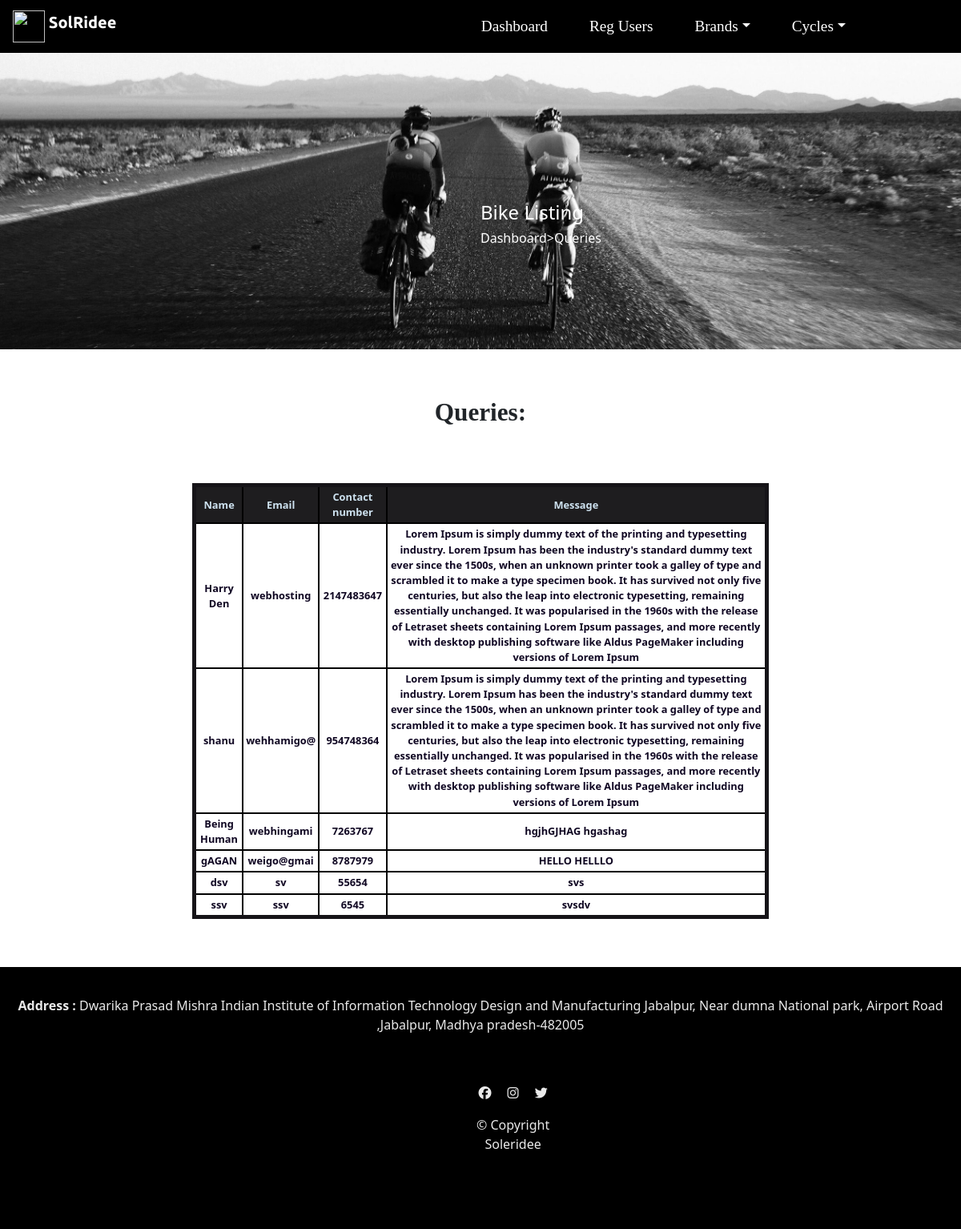
Page /admin/insidepage/queries.php on the committed database.
### tables this page shows
CREATE TABLE `queries` (
  `name` varchar(20) NOT NULL,
  `email` varchar(10) NOT NULL,
  `contactno` int(11) NOT NULL,
  `message` varchar(1000) NOT NULL
);

### admin/insidepage/queries.php (the view, shortened to what this page needs)
  ?><!DOCTYPE html>
<html lang="en" dir="ltr">
<head>
  <link rel="stylesheet" href="css/stylesol.css">
  <link rel="stylesheet" href="https://cdn.jsdelivr.net/npm/bootstrap@4.0.0/dist/css/bootstrap.min.css">
  <link href="https://cdn.jsdelivr.net/npm/bootstrap@5.1.3/dist/css/bootstrap.min.css" rel="stylesheet">
  <link rel="stylesheet" href="../../css/listingStyle.css">
</head>
<body>
    <section id="title">
        <nav class="navbar navbar-expand-lg navbar-dark bg-black">
  <a class="navbar-brand" href="#">
  <img src="../../images/logo.jpg" width="40" height="40" class="d-inline-block align-top" alt="">
  SolRidee</a>
  <div class="collapse navbar-collapse" id="navbarTogglerDemo03">
    <ul class="navbar-nav ml-auto mt-2 mt-lg-0"  style="margin-right:10%;">
    <li class="nav-item active">
      <a class="nav-link" href="../dash.php"> Dashboard <span class="sr-only">(current)</span></a>
    </li>
    <li class="nav-item active">
          <a class="nav-link" href="regusers.php">Reg Users  <span class="sr-only">(current)</span></a>
    </li>
         <li class="nav-item dropdown">
            <a class="nav-link dropdown-toggle active" data-toggle="dropdown" href="#" role="button" aria-haspopup="true" aria-expanded="false" style="color:white;">Brands</a>
          </li>
          <li class="nav-item dropdown">
            <a class="nav-link dropdown-toggle active" data-toggle="dropdown" href="#" role="button" aria-haspopup="true" aria-expanded="false" style="color:white;">Cycles</a>
          </li>
    </ul>
</nav>
<div class="top">
    <img class="topimg" src="../../images/topimg.jpg" alt="">
    <div class="inside-top">
        <h4>Bike Listing</h4>
        <h6>Dashboard>Queries</h6>
    </div>
</div>
</section>
<?php
include('../connection.php');
$sql="SELECT * FROM queries" ;
$res=mysqli_query($conn, $sql);
echo'<h1 class="pagehead" style="text-align:center; margin-top:5%; font-size:1.95rem; font-weight:bold; font-family:cursive;"> Queries:</h1>';
echo '<table border="1" class="Details" cellspacing="4" cellpadding="3" style="text-align:center;margin-left:20%;margin-right:20%;margin-bottom:5%;font-size:0.8rem;"><tr class="firstrow" ><th>Name</th><th>Email</th><th>
Contact number</th><th>Message</th></tr>';
while($result=mysqli_fetch_assoc($res))
{
echo '<tr><td class="q">'. $result['name'] . '</td><td class="q">'.
$result['email'] . '</td><td class="q">' . $result['contactno'] . '</td><td class="q">'.
$result['message'] . '</td></tr>';
}
echo '</table>';
?>
<section>
  <div class="address" style="background-color:black; padding:20px; text-align: center; color:#EAEAEA;" >
    <p><center><b>Address :</b> Dwarika Prasad Mishra Indian Institute of Information Technology Design and Manufacturing Jabalpur, Near dumna National park, Airport Road ,Jabalpur, Madhya pradesh-482005</center></p>
  <div class="si">
  <i class="social-icon fa-brands fa-facebook mx-2"></i>
  <i class="social-icon fa-brands fa-instagram mx-2"></i>
  <i class="social-icon fa-brands fa-twitter mx-2"></i>
  <p>© Copyright Soleridee</p></div>
  </div>
</section>
</body>
</html>

### css/stylesol.css (style rules this page uses)
body { font-family: 'BrandonGrotesque-Regular'; font-size: 16px; font-weight: normal; color: #d9d9dd; }
#title { background-color:#edf0f1; color:rgb(250, 253, 252); }
h1 { font-family: "Montserrat-Black"; font-weight:bold; margin-bottom:3rem; font-size:3.5rem; line-height:1.2; }
.navbar { padding:0.80rem 2.5rem; }
.navbar-brand { font-family:"Ubuntu"; font-size:2.25rem; font-weight:bold; }
.nav-item { padding:0 18px; }
.nav-link { font-size:1.2rem; font-family:"Montserrat-Black"; }
.social-icon { text-align:center; margin:20px 10px; }
.si { padding-left:47%; padding-right:40%; padding-bottom:5%; padding-top: 2.5%;; background-color: black; }
.nav-link { color:white; }

### css/listingStyle.css (style rules this page uses)
body { position:relative; }
.topimg { height:auto; width: 100%; color:white; }
.top { position:relative; }
.inside-top { position:absolute; top: 50%; left: 50%; color: white; }
:root { --g-color1: grey; --g-color2: #FFCC68; }
.Details { text-align:center; color:rgb(15, 6, 34); font-size: 1.25rem; font-weight:bold; border:5px solid #161418; margin:auto; margin-top:70px; margin-bottom:40px; }
.firstrow { background-color: #1e1d1f; color:#cee2f0; }
td,tr,th { border:2px solid black; }
.pagehead { margin-top:50px; text-align:center; font-family:cursive; font-size:2.3rem; font-weight:800; }

### rows in the picture
queries: name "Harry Den", email "webhosting", contactno "2147483647", message "Lorem Ipsum is simply dummy text of the printing and typesetting industry. Lorem Ipsum has been the industry's standard dummy text ever since the 1500s, when an unknown printer took a galley of type and scrambled it to make a type specimen book. It has survived not only five centuries, but also the leap into electronic typesetting, remaining essentially unchanged. It was popularised in the 1960s with the release of Letraset sheets containing Lorem Ipsum passages, and more recently with desktop publishing software like Aldus PageMaker including versions of Lorem Ipsum"
queries: name "shanu", email "wehhamigo@", contactno "954748364", message "Lorem Ipsum is simply dummy text of the printing and typesetting industry. Lorem Ipsum has been the industry's standard dummy text ever since the 1500s, when an unknown printer took a galley of type and scrambled it to make a type specimen book. It has survived not only five centuries, but also the leap into electronic typesetting, remaining essentially unchanged. It was popularised in the 1960s with the release of Letraset sheets containing Lorem Ipsum passages, and more recently with desktop publishing software like Aldus PageMaker including versions of Lorem Ipsum"
queries: name "Being Human", email "webhingami", contactno "7263767", message "hgjhGJHAG hgashag"
queries: name "gAGAN", email "weigo@gmai", contactno "8787979", message "HELLO HELLLO"
queries: name "dsv", email "sv", contactno "55654", message "svs"
queries: name "ssv", email "ssv", contactno "6545", message "svsdv"
